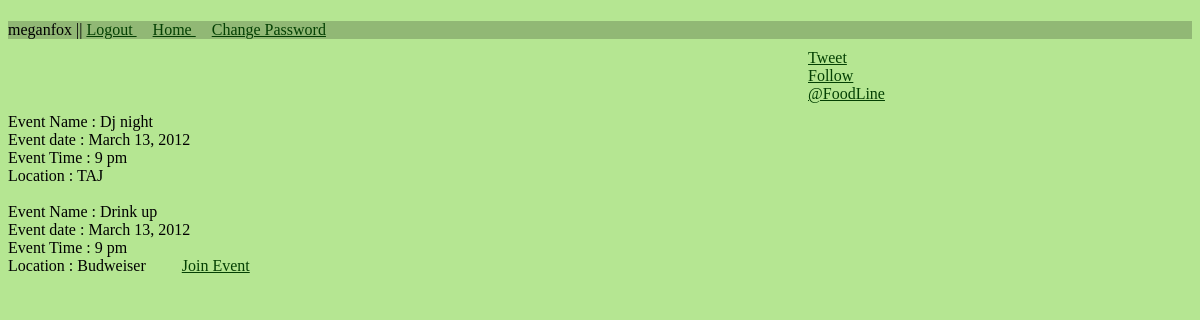
Page /foodline/eventslist/ (signed in) on the earlier database version.
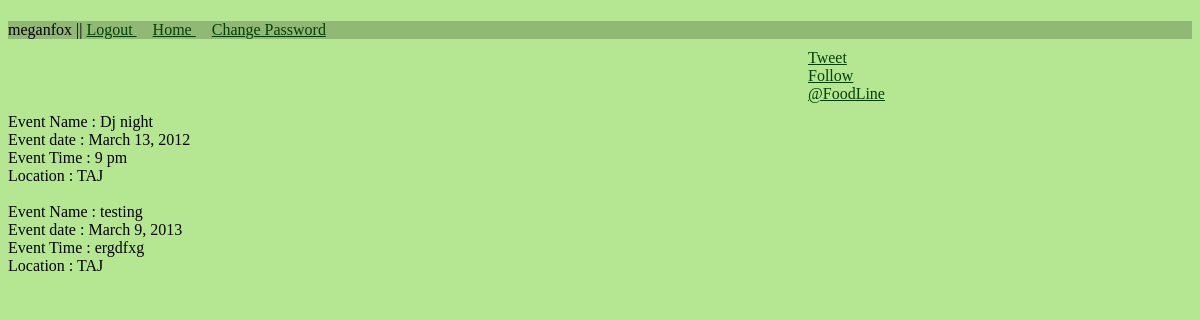
Same page on the later database version.
### company/models.py (models this page shows)
class Events(models.Model):
    rest= models.ForeignKey(Company)
    event_name=models.CharField(max_length=30)
    event_date=models.DateField()
    event_time=models.CharField(max_length=30)

class Company(models.Model):
    company=models.ForeignKey(User)
    company_name = models.CharField(max_length = 30)
    address=models.TextField()
    home_delivery=models.BooleanField()
    lodging=models.BooleanField()
    cuisine=models.CharField(max_length = 30)
    contact_no=models.IntegerField(max_length = 10)

### company/views.py (the view)
@login_required
def eventsinfo(request):
    event_data=Events.objects.all()
    user_part_of = []
    print event_data
    for event in event_data:
        has_joined = JoinEvent.objects.filter(participant = request.user, event= event)
        s = {"id":event.id, "event_name": event.event_name, "event_date":event.event_date, "event_time": event.event_time, "location":event.rest.company_name}
        if has_joined:
            s["is_part"] = True
        else :
            s["is_part"] = False
        user_part_of.append(s)
    print user_part_of
    return render_to_response('events.html',locals())

### templates/events.html (shortened to what this page needs)
{% extends "base.html" %}
{% block content %}
</head>
<body>
{% for item in user_part_of  %}
 Event Name :      {{ item.event_name }} <br>
 Event date :      {{ item.event_date }} <br>
 Event Time :      {{ item.event_time }} <br>
 Location   :      {{ item.location }} &nbsp &nbsp  &nbsp &nbsp
{% if not item.is_part and request.user.is_authenticated %}  <a  href="/foodline/joinevent/{{item.id}}" class="event">Join Event</a>{% endif %}
  <br/>
  <br/>
 {% endfor %}
 {% endblock %}

Differences in the rows shown:
removed Events: event_name "Drink up", event_date "March 13, 2012", event_time "9 pm"
removed Company: location "Budweiser"
added Events: event_name "testing", event_date "March 9, 2013", event_time "ergdfxg"
Other differences:
new list line: "Event Name : Event date : Event Time : Location :"
new list line: "TAJ"
list line gone: "Event Name : Event date : Event Time : Location : Join Event"
